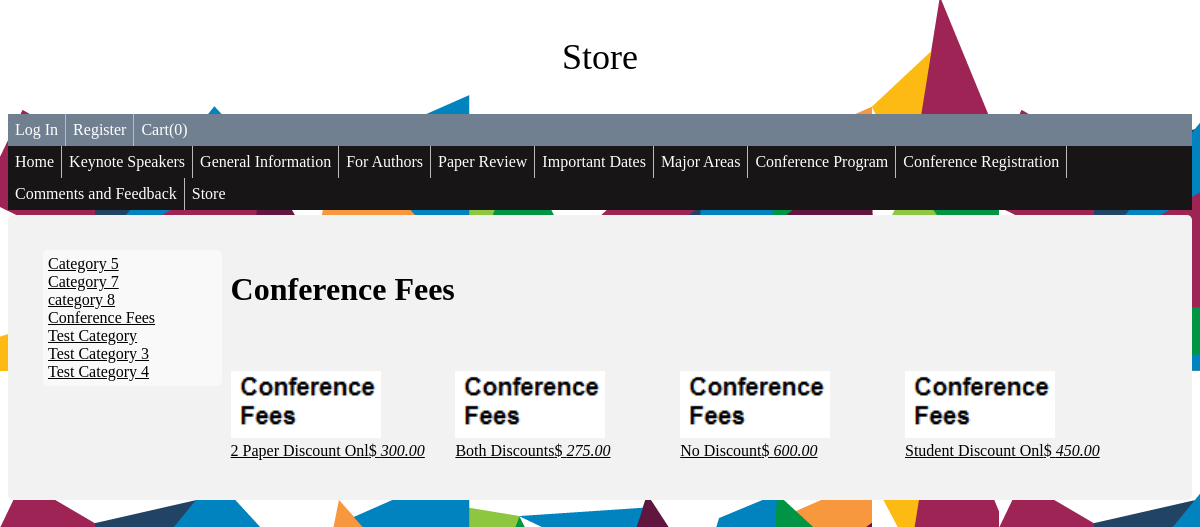
The page /store/?category_id=14 on the database its author committed.
### tables this page shows
CREATE TABLE IF NOT EXISTS `wa_product_categories` (
  `ID` int(11) NOT NULL AUTO_INCREMENT,
  `CATEGORY_NAME` varchar(20) NOT NULL,
  PRIMARY KEY (`ID`),
  UNIQUE KEY `CATEGORY_NAME` (`CATEGORY_NAME`)
);

CREATE TABLE IF NOT EXISTS `wa_products` (
  `ID` int(11) NOT NULL AUTO_INCREMENT,
  `CATEGORY` int(11) NOT NULL,
  `NAME` varchar(20) NOT NULL,
  `DESCRIPTION` varchar(256) NOT NULL,
  `PRICE` float NOT NULL,
  `IMG_NAME` varchar(255) NOT NULL,
  PRIMARY KEY (`ID`),
  UNIQUE KEY `PROD_CAT_NAME` (`CATEGORY`,`NAME`) COMMENT 'Prevent two products with same name and category',
  KEY `CATEGORY` (`CATEGORY`)
);

### models/ProdCatModel.php (called while the page is built, shortened)
<?php
class ProdCatModel {
    private $pdo;
    private $table = 'wa_product_categories';
    public function __construct($inPdo) {
        if ($inPdo instanceof PDO) {
            $this->pdo = $inPdo;
        } else {
            die("Object Type Error");
        }
    }
    public function getList() {
        $stmt = $this->pdo->prepare("SELECT * FROM $this->table");
        $stmt->execute();
        $cats = $stmt->fetchAll();
        return $cats;
    }
    public function getListByID($id) {
        $stmt = $this->pdo->prepare("SELECT * FROM $this->table WHERE ID = :id");
         $stmt->bindParam(':id', $id);
        $stmt->execute();
        $cats = $stmt->fetch();
        return $cats;
    }
}
?>

### models/ProdModel.php (called while the page is built, shortened)
<?php
class ProdModel {
    private $pdo;
    private $table = 'wa_products';
    public function __construct($inPdo) {
        if ($inPdo instanceof PDO) {
            $this->pdo = $inPdo;
        } else {
            die("Object Type Error");
        }
    }
    public function getList() {
        $stmt = $this->pdo->prepare("SELECT * FROM $this->table");
        $stmt->execute();
        $products = $stmt->fetchAll();
        return $products;
    }
    public function getListByCat($catID) {
        $stmt = $this->pdo->prepare("SELECT * FROM $this->table WHERE CATEGORY = :catID");
        $stmt->bindParam(':catID', $catID);
        $stmt->execute();
        $products = $stmt->fetchAll();
        return $products;
    }
}
?>

### public_html/store/store.php (the view, shortened to what this page needs)
<!doctype html>
<html>
    <head>
        <link rel="stylesheet" type="text/css" href="../css/styles.css">
    </head>
    <body background="../images/2015_AIGA-Design-Month_Website-Footer.png">
        <p style="text-align: center; font-size: 36px;">Store</p>
        <?php include '../home/menu.php'; ?>
        <div class='body'>
            <div class="category_list">
                <?php
                foreach ($categories as $cat) {
                    echo '<a href=.?category_id=' . $cat['ID'] . '>' . $cat['CATEGORY_NAME'] . '</a><br>';
                }
                ?>
            </div>
            <div class="product_list">
                <h1><?php echo $category_one['CATEGORY_NAME'] ?></h1>
                <br>
                <br>
                <?php
                foreach ($product_list as $product) {
                    echo '<div class="product">';
                    $html = '<a href=?action=product_detail&amp;product_id=' . $product['ID'] . '>';
                    if ($product['IMG_NAME'] == '') {
                        $html .= '<img src="../product_images/default.png"/><br>';
                    } else {
                        $html .= '<img src="../product_images/' . $product['IMG_NAME'] . '"/><br>';
                    }
                    $html .= $product['NAME'];
                    $html .= '$ <i>' . number_format($product['PRICE'], 2) . '</i>';
                    $html .= '</a>';
                    echo $html;
                    echo '</div>';
                }
                ?>
            </div>
        </div>
    </body></html>

### public_html/css/styles.css (style rules this page uses)
div { border-radius: 5px; background-color: #f2f2f2; padding: 30px; margin-top: 5px; }
ul { list-style-type: none; margin: 0; padding: 0; overflow: hidden; background-color: #171515; }
li { float: left; border-right:1px solid #bbb; padding: 0px; }
li:last-child { border-right: none; }
li a { display: block; color: white; text-align: center; padding: 14px 16px; text-decoration: none; margin: 0px; }
li a, .dropbtn { display: inline-block; color: white; text-align: center; padding: 7px; text-decoration: none; }
li.dropdown { display: inline-block; }

### public_html/store/store.php (style rules this page uses)
.category_list { display: inline-block; width: 15%; background-color: #f9f9f9; margin: 5px; padding:5px; vertical-align: top; }
.product_list, .product_detail { display: inline-block; width: 80%; padding:0px; }
.product { display: inline-block; width: 25%; padding:0px; margin-bottom: 10px; }
img { width:150px; }
.category_list a { color:black; }
.product a { color:black; }

### rows shown on the page
wa_product_categories: CATEGORY_NAME "Category 5"
wa_product_categories: CATEGORY_NAME "Category 7"
wa_product_categories: CATEGORY_NAME "category 8"
wa_product_categories: CATEGORY_NAME "Conference Fees"
wa_product_categories: CATEGORY_NAME "Test Category"
wa_product_categories: CATEGORY_NAME "Test Category 3"
wa_product_categories: CATEGORY_NAME "Test Category 4"
wa_products: IMG_NAME (picture), html "2 Paper Discount Onl", PRICE "300.00"
wa_products: IMG_NAME (picture), html "Both Discounts", PRICE "275.00"
wa_products: IMG_NAME (picture), html "No Discount", PRICE "600.00"
wa_products: IMG_NAME (picture), html "Student Discount Onl", PRICE "450.00"

### other values the page prints
$ttlQty "0"
